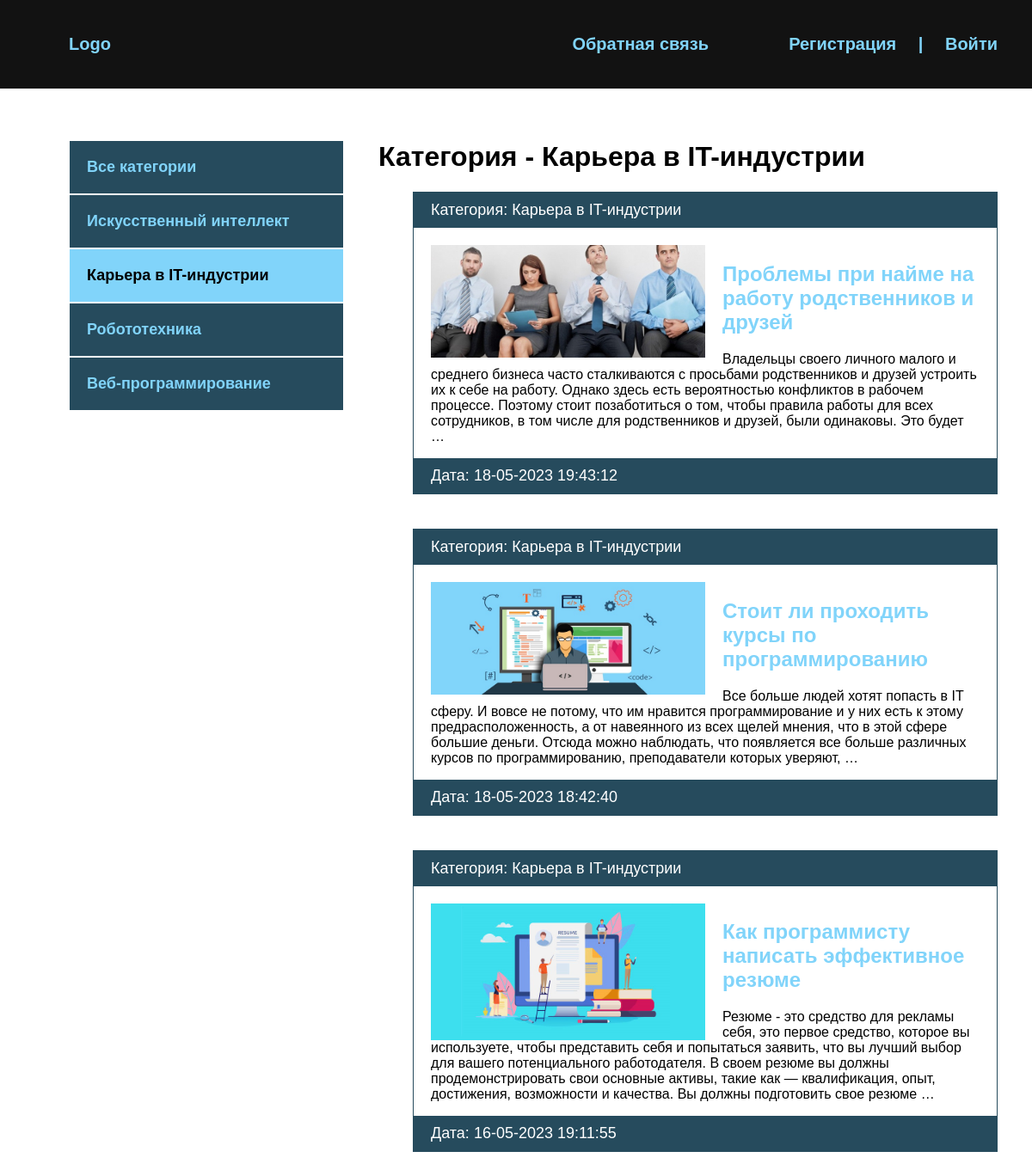
/category/karera-v-it-industrii/, run on the app's committed database.
### blog/models.py (models this page shows, shortened)
class Category(models.Model):
    name = models.CharField(max_length=255, verbose_name='Категория')
    slug = models.SlugField(max_length=255, unique=True, verbose_name='URL')
    def __str__(self):
        return self.name
    def get_absolute_url(self):
        return reverse('category', kwargs={'cat_slug': self.slug})
    class Meta:
        verbose_name = 'Категорию'
        verbose_name_plural = 'Категории'

class Blog(models.Model):
    title = models.CharField(max_length=255, verbose_name='Название')
    slug = models.SlugField(max_length=255, unique=True, verbose_name='URL')
    content = models.TextField(blank=True, verbose_name='Контент')
    photo = models.ImageField(upload_to="photos/%Y/%m/%d/", blank=True, verbose_name='Фото')
    time_created = models.DateTimeField(auto_now_add=True, verbose_name='Дата публикации')
    time_update = models.DateTimeField(auto_now=True, verbose_name='Дата обновления')
    is_published = models.BooleanField(default=True, verbose_name='Опубликовано')
    cat = models.ForeignKey('Category', on_delete=models.PROTECT, verbose_name='Категория')
    def get_absolute_url(self):
        return reverse('post', kwargs={'post_slug': self.slug})
    class Meta:
        verbose_name = 'Новость'
        verbose_name_plural = 'Новости'
        ordering = ['-time_created']

### blog/views.py (the view)
# urls.py: path('category/<slug:cat_slug>/', BlogCategory.as_view(), name='category'),
class BlogCategory(DataMixin, ListView):
    model = Blog
    template_name = "blog/index.html"
    context_object_name = 'posts'
    allow_empty = False
    def get_queryset(self):
        return Blog.objects.filter(cat__slug=self.kwargs['cat_slug'], is_published=True).select_related('cat')
    def get_context_data(self, *, object_list=None, **kwargs):
        context = super().get_context_data(**kwargs)
        c = Category.objects.get(slug=self.kwargs['cat_slug'])
        c_def = self.get_user_context(title='Категория - ' + str(c.name), cat_selected=c.pk)
        return dict(list(context.items()) + list(c_def.items()))

### blog/utils.py (called while the page is built)
    def get_user_context(self, **kwargs):
        context = kwargs
        cats = Category.objects.annotate(Count('blog'))
        user_menu = menu.copy()
        if not self.request.user.is_authenticated:
            user_menu.pop(0)
        context['menu'] = user_menu
        context['cats'] = cats
        if 'cat_selected' not in context:
            context['cat_selected'] = 0
        return context

### blog/templates/blog/index.html
{% extends 'blog/base.html' %}
{% block content %}
{% load static %}
<h1>{{ title }}</h1>
<ul>
    {% for p in posts %}
    <li>
        <p class="first">Категория: {{ p.cat }}</p>
        <div class="text">
            {% if p.photo %}
            <img src="{{ p.photo.url }}" class="image" alt="">
            {% else %}
            <img src="{% static 'blog/default.jpg' %}" alt="" class="image">
            {% endif %}
            <h2><a href="{{ p.get_absolute_url }}">{{ p.title }}</a></h2>
            <p>{{ p.content|safe|truncatewords:50 }}</p>
        </div>
        <p class="date">Дата: {{ p.time_update|date:"d-m-Y H:i:s" }}</p>
    </li>
    {% endfor %}
</ul>
{% endblock content %}

### blog/templates/blog/base.html (shortened to what this page needs)
<!DOCTYPE html>
{% load static %}
{% load blog_tags %}
<html lang="en">
<head>
    <link rel="stylesheet" href="{% static 'css/style.css' %}">
</head>
<body>
    <div class="header">
        <div class="wrap">
            <ul class="mainmenu">
                <li class="logo"><a href="{% url 'index' %}">Logo</a></li>
                {% for m in menu %}
                <li class="last"><a href="{% url m.url_name %}">{{ m.title }}</a></li>
                {% endfor %}
                {% if request.user.is_authenticated %}
                <li class="last">{{ user.username }} | <a href="{% url 'logout' %}">Выйти</a></li>
                {% else %}
                <li class="last"><a href="{% url 'register' %}">Регистрация</a> |
                    <a href="{% url 'login' %}">Войти</a></li>
                {% endif %}
            </ul>
        </div>
    </div>
    <div class="content">
      <div class="wrap">
          <div class="sidebar">
              <ul>
                  {% if request.path != '/logout/' %}
                      {% if cat_selected == 0 %}
                      <li class="selected">Все категории</li>
                      {% else %}
                      <li><a href="{% url 'index' %}">Все категории</a></li>
                      {% endif %}
                  {% endif %}
                  {% for c in cats %}
                        {% if c.blog__count > 0 %}
                            {% if c.pk == cat_selected %}
                            <li class="selected">{{ c.name }}</li>
                            {% else %}
                            <li><a href="{{ c.get_absolute_url }}">{{ c.name }}</a></li>
                            {% endif %}
                        {% endif %}
                    {% endfor %}
              </ul>
          </div>
          <div class="main">
                {% block content %}
                {% endblock content %}
          </div>
      </div>
    </div>
</body>
</html>

### blog/static/css/style.css (style rules this page uses)
body { margin: 0; padding: 0; background: #264b5d; font-family: Verdana, Geneva, Tahoma, sans-serif; }
.wrap { max-width: 1200px; margin: 0 auto; }
.content .wrap { background: white; padding: 40px; box-sizing: border-box; display: flex; }
ul { list-style: none; }
a { color: #81d4fa; text-decoration: none; padding: 20px; }
.header { background: #121212; padding: 20px; }
.mainmenu { display: flex; align-items: center; font-size: 20px; font-weight: bold; justify-content: space-between; }
.logo { flex-basis: 40%; }
.last { flex-basis: 30%; text-align: right; color: #81d4fa; }
.sidebar ul { width: 320px; margin-right: 40px; margin-top: 20px; }
.sidebar a { padding: 20px; display: block; border: 1px solid white; background: #264b5d; font-weight: bold; font-size: 18px; }
.selected { font-size: 18px; padding: 20px; border: 1px solid white; font-weight: bold; background: #81d4fa; }
.main li { border: 1px solid #264b5d; margin-bottom: 40px; }
.first, .date { padding: 10px 20px; background: #264b5d; font-size: 18px; color: white; margin: 0; }
.image { float: left; margin-right: 20px; max-width: 50%; }
.text { padding: 20px 20px 0; }
.text a { padding-left: 0px; }
.last a { display: inline; }

### data on the page
Category: name "Искусственный интеллект"
Category: name "Карьера в IT-индустрии"
Category: name "Робототехника"
Category: name "Веб-программирование"
Blog: cat "Карьера в IT-индустрии", photo (picture), title "Проблемы при найме на работу родственников и друзей", content "Владельцы своего личного малого и среднего бизнеса часто сталкиваются с просьбами родственников и друзей устроить их к себе на работу. Однако здесь есть вероятностью конфликтов в рабочем процессе. Поэтому стоит позаботиться о том, чтобы правила работы для всех сотрудников, в том числе для родственников и друзей, были одинаковы. Это будет …", time_update "18-05-2023 19:43:12"
Blog: cat "Карьера в IT-индустрии", photo (picture), title "Стоит ли проходить курсы по программированию", content "Все больше людей хотят попасть в IT сферу. И вовсе не потому, что им нравится программирование и у них есть к этому предрасположенность, а от навеянного из всех щелей мнения, что в этой сфере большие деньги. Отсюда можно наблюдать, что появляется все больше различных курсов по программированию, преподаватели которых уверяют, …", time_update "18-05-2023 18:42:40"
Blog: cat "Карьера в IT-индустрии", photo (picture), title "Как программисту написать эффективное резюме", content "Резюме - это средство для рекламы себя, это первое средство, которое вы используете, чтобы представить себя и попытаться заявить, что вы лучший выбор для вашего потенциального работодателя. В своем резюме вы должны продемонстрировать свои основные активы, такие как — квалификация, опыт, достижения, возможности и качества. Вы должны подготовить свое резюме …", time_update "16-05-2023 19:11:55"

### other printed values
{{ m.title }} "Обратная связь"
{{ title }} "Категория - Карьера в IT-индустрии"
